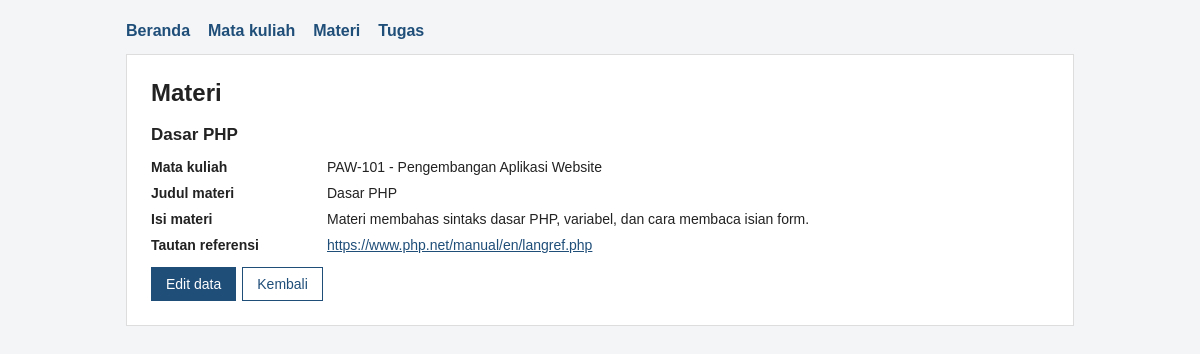
Page /detail_materi.php?id=2 on the committed database.
### tables this page shows
CREATE TABLE materi (
  id INT UNSIGNED AUTO_INCREMENT PRIMARY KEY,
  mata_kuliah_id INT UNSIGNED NOT NULL,
  judul VARCHAR(150) NOT NULL,
  isi TEXT NOT NULL,
  tautan VARCHAR(255) NOT NULL,
  FOREIGN KEY (mata_kuliah_id)
    REFERENCES mata_kuliah(id) ON DELETE RESTRICT
);

CREATE TABLE mata_kuliah (
  id INT UNSIGNED AUTO_INCREMENT PRIMARY KEY,
  kode VARCHAR(20) NOT NULL UNIQUE,
  nama VARCHAR(100) NOT NULL,
  dosen VARCHAR(100) NOT NULL,
  semester TINYINT UNSIGNED NOT NULL
);

### detail_materi.php (the view, shortened to what this page needs)
<?php
require 'koneksi.php';
require 'fungsi.php';
$id = ambil_id($_GET['id'] ?? '');
$stmt = $koneksi->prepare(
    'SELECT m.id, m.judul, m.isi, m.tautan, mk.kode, mk.nama
     FROM materi m
     JOIN mata_kuliah mk ON mk.id = m.mata_kuliah_id
     WHERE m.id = ?'
);
$stmt->bind_param('i', $id);
$stmt->execute();
$m = $stmt->get_result()->fetch_assoc();
?>
<h1>Materi</h1>
<h2><?= e($m['judul']) ?></h2>
<dl class="detail">
    <dt>Mata kuliah</dt><dd><?= e($m['kode'] . ' - ' . $m['nama']) ?></dd>
    <dt>Judul materi</dt><dd><?= e($m['judul']) ?></dd>
    <dt>Isi materi</dt><dd><?= nl2br(e($m['isi'])) ?></dd>
    <dt>Tautan referensi</dt>
    <dd><a href="<?= e($m['tautan']) ?>" target="_blank" rel="noopener noreferrer"><?= e($m['tautan']) ?></a></dd>
</dl>
<div class="aksi">
    <a class="tombol tombol-utama" href="edit_materi.php?id=<?= (int) $m['id'] ?>">Edit data</a>
    <a class="tombol" href="daftar_materi.php">Kembali</a>
</div>

### style.css (style rules this page uses)
* { box-sizing: border-box; }
body { margin: 0; font-family: Arial, Helvetica, sans-serif; color: #222; background: #f3f5f7; }
h1 { margin: 0 0 8px; font-size: 24px; }
h2 { margin: 18px 0 8px; font-size: 17px; }
a { color: #1f4e79; }
.aksi { display: flex; gap: 6px; flex-wrap: wrap; }
.tombol { display: inline-block; padding: 8px 14px; border: 1px solid #1f4e79; background: #fff; color: #1f4e79; text-decoration: none; font-size: 14px; font-family: inherit; cursor: pointer; }
.tombol-utama { background: #1f4e79; color: #fff; }
.detail { display: grid; grid-template-columns: 160px 1fr; gap: 10px 16px; font-size: 14px; margin: 14px 0; }
.detail dt { font-weight: bold; margin: 0; }
.detail dd { margin: 0; overflow-wrap: anywhere; }

### rows in the picture
materi: judul "Dasar PHP", mata_kuliah.nama "PAW-101 - Pengembangan Aplikasi Website", isi "Materi membahas sintaks dasar PHP, variabel, dan cara membaca isian form.", tautan "https://www.php.net/manual/en/langref.php"
